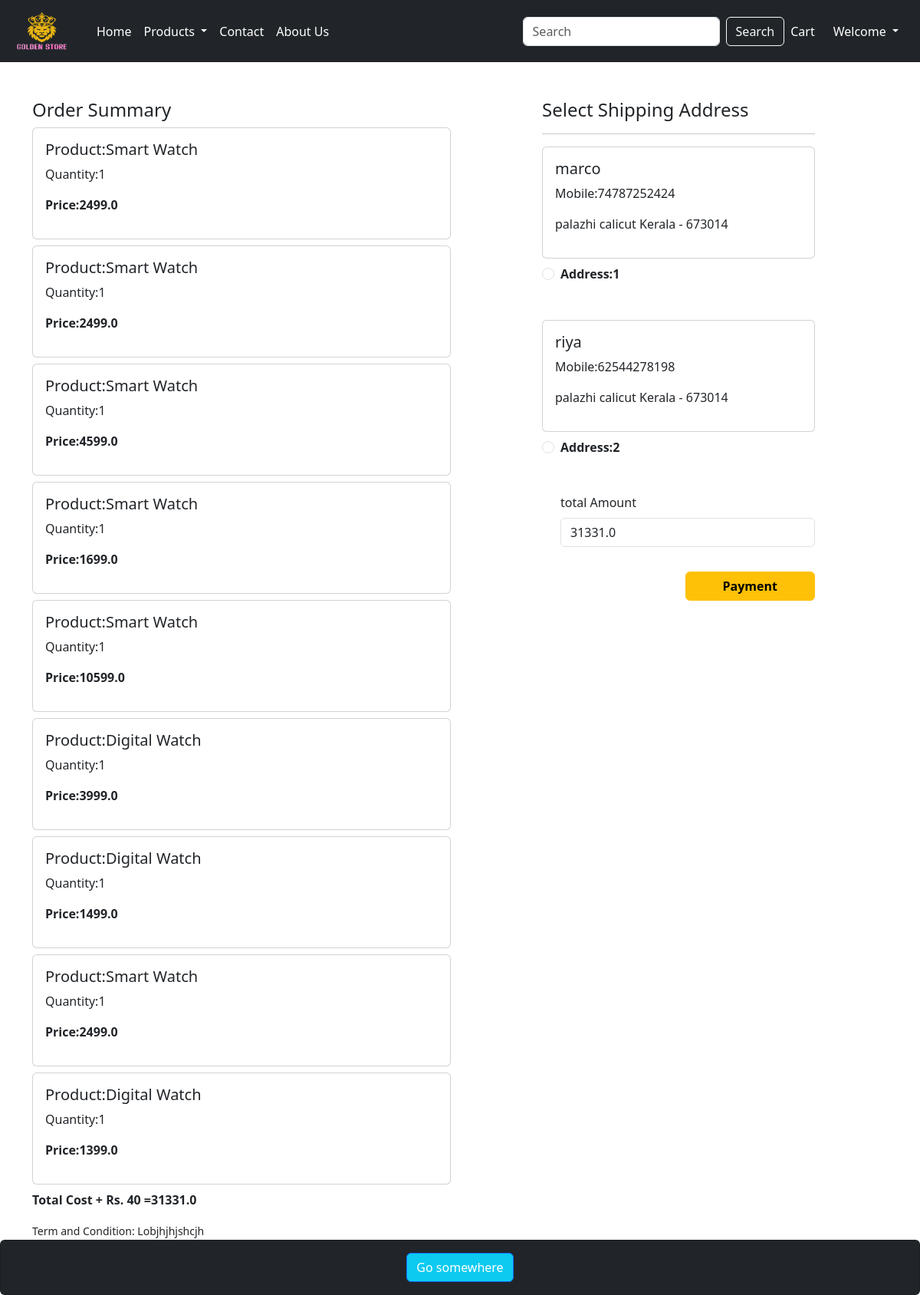
The page /checkout/ (signed in) on the database its author committed.
### shop/models.py (models this page shows, shortened)
class Cart(models.Model):
    user = models.ForeignKey(User,on_delete=models.CASCADE)
    product = models.ForeignKey(Product,on_delete=models.CASCADE)
    quantity = models.PositiveIntegerField(default=1)

class Product(models.Model):
    CATEGORY = (
        ('Sm', 'Smart'),
        ('Di', 'Digital'),
        ('An', 'Analog'),
        ('Sp', 'Sports'),
        ('Qu', 'Quartz'),
        ('Ch', 'Chronograph'),
    )
    name = models.CharField(max_length=250, null=True)
    price = models.FloatField(null=True)
    discount_price=models.FloatField(null=True)
    description=models.TextField(null=True)
    category = models.CharField(max_length=200, null=True, choices=CATEGORY)
    image = models.ImageField(upload_to='images/', height_field=None, width_field=None, max_length=100, null=True)
    date_created = models.DateTimeField(auto_now_add=True, null=True)
    stock =models.IntegerField()

class Customer(models.Model):
    STATE_CHOICES = (
        ('Kerala', 'Kerala'),
        ('Andhra Pradesh', 'Andhra Pradesh'),
        ('Assam', 'Assam'),
        ('Uttar Pradesh', 'Uttar Pradesh'),
        ('Andhra Pradesh', 'Andhra Pradesh'),
        ('Bihar', 'Bihar'),
        ('Haryana', 'Haryana'),
        ('Madhya Pradesh', 'Madhya Pradesh'),
        ('Uttarakhand', 'Uttarakhand'),
        ('Rajasthan', 'Rajasthan'),
        ('Himachal Pradesh', 'Himachal Pradesh'),
        ('Nagaland', 'Nagaland'),
        ('Sikkim', 'Sikkim'),
        ('Manipur', 'Manipur'),
        ('Arunachal Pradesh', 'Arunachal Pradesh'),
        ('Maharashtra', 'Maharashtra'),
        ('Tamil Nadu', 'Tamil Nadu'),
        ('Odisha', 'Odisha'),
        ('Goa', 'Goa'),
        ('Karnataka', 'Karnataka'),
        ('Chhattisgarh', 'Chhattisgarh'),
        ('Gujarat', 'Gujarat'),
        ('Mizoram', 'Mizoram'),
        ('Tripura', 'Tripura'),
        ('West Bengal', 'West Bengal'),
        ('Jharkhand', 'Jharkhand'),
        ('Meghalaya', 'Meghalaya'),
        ('Jammu & Kashmir', 'Jammu & Kashmir'),
    )
    user = models.ForeignKey(User,on_delete=models.CASCADE)
    name = models.CharField (max_length=200, null=True)
    locality = models.CharField (max_length=200, null=True)
    city = models.CharField(max_length=50,null=True)
    mobile = models.IntegerField(default=0)
    pincode = models.IntegerField()
    state = models.CharField(choices=STATE_CHOICES,max_length=100,null=True)

### shop/views.py (the view)
# urls.py: path('checkout/', views.checkout.as_view(), name='checkout'),
class checkout(View):
    def get(self,request):
        user =request.user
        add =Customer.objects.filter(user=user)
        cart_items=Cart.objects.filter(user=user)
        famount = 0
        for p in cart_items:
            value = p.quantity * p.product.discount_price
            famount = famount + value
        totalamount = famount + 40
        return render(request,'checkout.html',locals())

### shop/templates/checkout.html (shortened to what this page needs)
{% extends 'base.html' %}
{% load static %}
{% block content %}
   <div class="container">
    <div class="row mt-5">
        <div class="col-sm-6">
            <h4>Order Summary</h4>
            {% for item in cart_items %}
            <div class="card mb-2">
                <div class="card-body">
                    <h5>Product:{{item.product.name}}</h5>
                    <p>Quantity:{{item.quantity}}</p>
                    <p class="fw-bold">Price:{{item.product.discount_price}}</p>
                </div>
            </div>
            {% endfor %}
            <p class="fw-bold">Total Cost + Rs. 40 ={{totalamount}}</p>
            <small>Term and Condition: Lobjhjhjshcjh</small>
        </div>
        <div class="col-sm-4 offset-sm-1">
            <h4>Select Shipping Address</h4>
            <hr>
            <form method="POST" id="myform">
                {% for ad in add %}
                <div class="card">
                    <div class="card-body">
                        <h5>{{ad.name}}</h5>
                        <p>Mobile:{{ad.mobile}}</p>
                        <p>{{ad.locality}} {{ad.city}} {{ad.state}} - {{ad.pincode}}</p>
                    </div>
                </div>
                <div class="form-check mt-2 mb-5">
                    <input class="form-check-input" type="radio" name="custid" id="custadd{{forloop.counter}}" value="{{ad.id}}">
                    <label class="form-check-label fw-bold" for="custadd{{forloop.counter}}">Address:{{forloop.counter}}</label>
                </div>
                {% endfor %}
                <div class="form-check mb-3">
                    <label for="totamount" class="form-label">total Amount</label>
                    <input class="form-control" type="number" name="totamount" value={{totalamount}} readonly>
                </div>
                <div class="text-end">
                    <button id="rzp-button1" type="submit" class="btn btn-warning mt-3 px-5 fw-bold">Payment</button>
                </div>
            </form>
        </div>
    </div>
</div>
<br><br><br>
{% endblock content %}

### rows shown on the page
Cart: product.name "Smart Watch", quantity "1", product.discount_price "2499.0"
Cart: product.name "Smart Watch", quantity "1", product.discount_price "2499.0"
Cart: product.name "Smart Watch", quantity "1", product.discount_price "4599.0"
Cart: product.name "Smart Watch", quantity "1", product.discount_price "1699.0"
Cart: product.name "Smart Watch", quantity "1", product.discount_price "10599.0"
Cart: product.name "Digital Watch", quantity "1", product.discount_price "3999.0"
Cart: product.name "Digital Watch", quantity "1", product.discount_price "1499.0"
Cart: product.name "Smart Watch", quantity "1", product.discount_price "2499.0"
Cart: product.name "Digital Watch", quantity "1", product.discount_price "1399.0"
Customer: name "marco", mobile "74787252424", locality "palazhi", city "calicut", state "Kerala", pincode "673014"
Customer: name "riya", mobile "62544278198", locality "palazhi", city "calicut", state "Kerala", pincode "673014"

### other values the page prints
{{ totalamount }} "31331.0"
